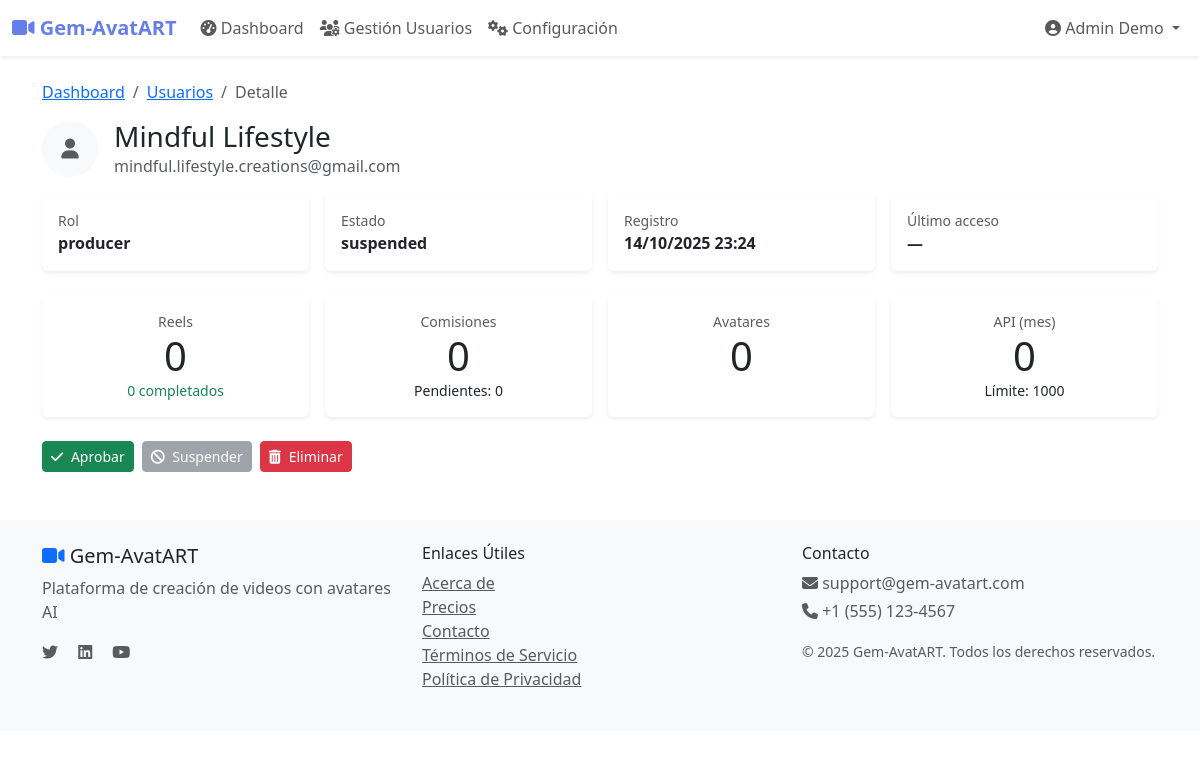
Page /admin/users/2 (signed in) on the earlier database version.
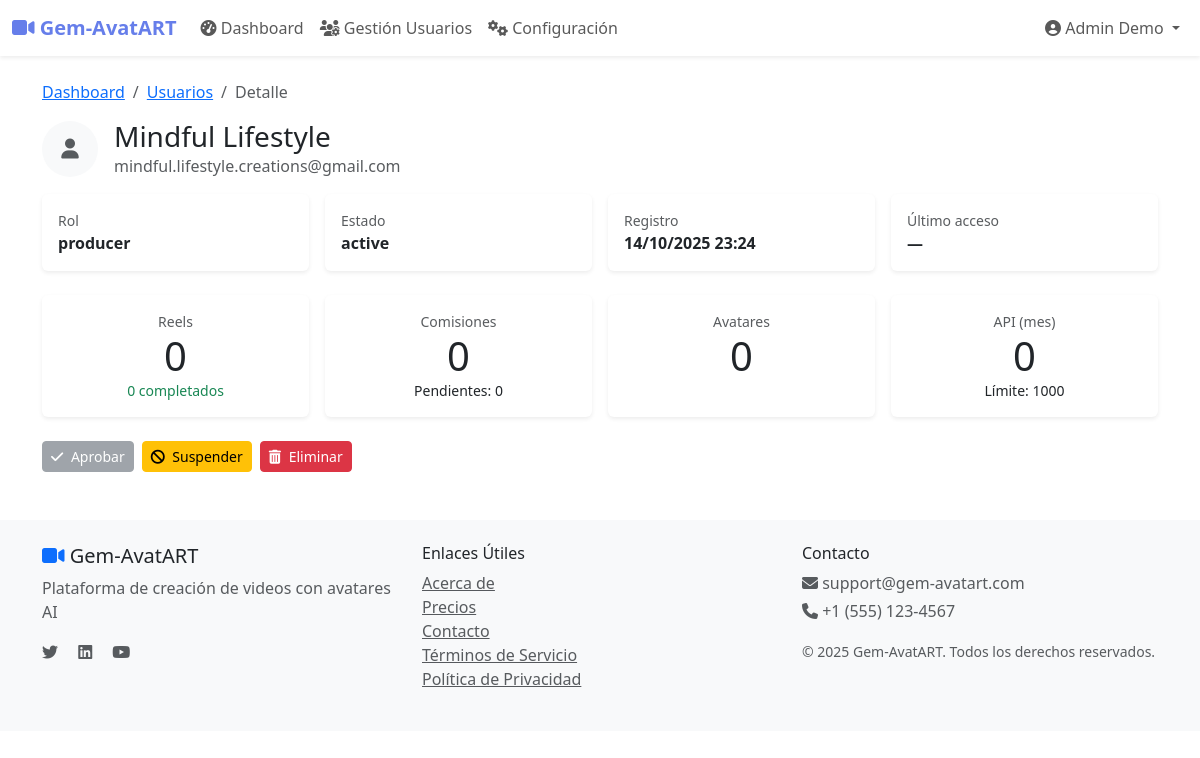
Same page on the later database version.
### app/models/user.py (models this page shows, shortened)
class User(UserMixin, db.Model):
    __tablename__ = 'users'
    id            = db.Column(db.Integer, primary_key = True)
    email         = db.Column(db.String(120), unique = True, nullable = False, index = True)
    username      = db.Column(db.String(80),  unique = True, nullable = False, index = True)
    password_hash = db.Column(db.String(128), nullable = False)
    first_name = db.Column(db.String(50), nullable = False)
    last_name  = db.Column(db.String(50), nullable = False)
    phone      = db.Column(db.String(20))
    avatar_url = db.Column(db.String(200))
    role        = db.Column(db.Enum(UserRole),   nullable = False, default = UserRole.FINAL_USER)
    status      = db.Column(db.Enum(UserStatus), nullable = False, default = UserStatus.PENDING)
    is_verified = db.Column(db.Boolean, default = False)
    country           = db.Column(db.String(100))
    city              = db.Column(db.String(100))
    professional_info = db.Column(db.Text)
    email_verified             = db.Column(db.Boolean, default=False)
    email_verification_token   = db.Column(db.String(100), unique=True, nullable=True)
    email_verification_sent_at = db.Column(db.DateTime, nullable=True)
    country           = db.Column(db.String(100))
    city              = db.Column(db.String(100))
    professional_info = db.Column(db.Text)
    email_verified             = db.Column(db.Boolean, default=False)
    email_verification_token   = db.Column(db.String(100), unique=True, nullable=True)
    email_verification_sent_at = db.Column(db.DateTime, nullable=True)
    created_at = db.Column(db.DateTime, default = datetime.utcnow)
    updated_at = db.Column(db.DateTime, default = datetime.utcnow, onupdate = datetime.utcnow)
    last_login = db.Column(db.DateTime)
    invited_by_id = db.Column(db.Integer, db.ForeignKey('users.id'), nullable = True)
    invited_by    = db.relationship('User', remote_side = [id], backref = 'invited_users')
    producer_profile = db.relationship('Producer', backref = 'user', uselist = False, cascade = 'all, delete-orphan')
    reels = db.relationship('Reel', foreign_keys = 'Reel.creator_id', backref = 'creator_user', lazy = 'dynamic')
    commissions_earned = db.relationship('Commission', backref = 'user', lazy='dynamic')
    @property
    def full_name(self):
        return f"{self.first_name} {self.last_name}"
    def is_admin(self):
        return self.role == UserRole.ADMIN
    def is_producer(self):
        return self.role == UserRole.PRODUCER
    def is_final_user(self):
        """
        Verifica si el usuario tiene rol de usuario final.

        Returns:
            bool: True si es usuario final, False en caso contrario

        Note:
            ✅ NUEVO - Reemplaza is_affiliate() según README
        """
        return self.role == UserRole.FINAL_USER
    is_affiliate = is_final_user

### app/routes/admin.py (the view)
@admin_bp.route('/users/<int:user_id>')
@login_required
@admin_required
def user_detail(user_id):
    user = User.query.get_or_404(user_id)
    user_stats = {
        'total_reels'       : user.reels.count(),
        'completed_reels'   : user.reels.filter_by(status=ReelStatus.COMPLETED).count(),
        'total_commissions' : user.commissions_earned.count(),
        'total_earnings'    : sum([c.amount for c in user.commissions_earned.filter_by(status=CommissionStatus.APPROVED)]),
        'pending_earnings'  : sum([c.amount for c in user.commissions_earned.filter_by(status=CommissionStatus.PENDING)])
    }
    if user.is_producer() and getattr(user, 'producer_profile', None):
        producer = user.producer_profile
        user_stats.update({
            'subproducers_count'  : getattr(producer, 'current_subproducers_count', 0) or 0,
            'affiliates_count'    : getattr(producer, 'current_affiliates_count', 0) or 0,
            'avatars_count'       : (producer.avatars.count() if hasattr(producer, 'avatars') and producer.avatars is not None else 0),
            'api_calls_this_month': getattr(producer, 'api_calls_this_month', 0) or 0,
            'monthly_api_limit'   : getattr(producer, 'monthly_api_limit', None),
        })
    return render_template('admin/user_detail.html', user=user, stats=user_stats)

### app/routes/admin.py (called while the page is built)
def admin_required(f):
    @wraps(f)
    def decorated_function(*args, **kwargs):
        if not current_user.is_authenticated or not current_user.is_admin():
            flash('Acceso denegado. Permisos de administrador requeridos.', 'error')
            return redirect(url_for('main.index'))
        return f(*args, **kwargs)
    return decorated_function

### app/templates/admin/user_detail.html (shortened to what the changed rows need)
{% extends "base.html" %}
{% block content %}
<div class="container my-4">
  <div class="d-flex align-items-center mb-3">
    <div>
      <h3 class="mb-0">
        {{ (user.first_name ~ ' ' ~ user.last_name)|trim if (user.first_name or user.last_name) else user.username }}
      </h3>
      <div class="text-muted">{{ user.email }}</div>
    </div>
  </div>
  <div class="row g-3 mb-4">
    <div class="col-6 col-md-3">
      <div class="card h-100">
        <div class="card-body">
          <div class="text-muted small">Rol</div>
          <div class="fw-semibold">{{ user.role.value if user.role else '—' }}</div>
        </div>
      </div>
    </div>
    <div class="col-6 col-md-3">
      <div class="card h-100">
        <div class="card-body">
          <div class="text-muted small">Estado</div>
          <div class="fw-semibold">{{ user.status.value if user.status else '—' }}</div>
        </div>
      </div>
    </div>
    <div class="col-6 col-md-3">
      <div class="card h-100">
        <div class="card-body">
          <div class="text-muted small">Registro</div>
          <div class="fw-semibold">{{ user.created_at.strftime('%d/%m/%Y %H:%M') if user.created_at else '—' }}</div>
        </div>
      </div>
    </div>
    <div class="col-6 col-md-3">
      <div class="card h-100">
        <div class="card-body">
          <div class="text-muted small">Último acceso</div>
          <div class="fw-semibold">{{ user.last_login.strftime('%d/%m/%Y %H:%M') if user.last_login else '—' }}</div>
        </div>
      </div>
    </div>
  </div>
  <div class="d-flex gap-2">
    <form method="post" action="{{ url_for('admin.suspend_user', user_id=user.id) }}">
      <button class="btn {% if user.status.value|lower == 'active' %}btn-warning{% else %}btn-secondary disabled{% endif %} btn-sm"
              {% if user.status.value|lower != 'active' %}disabled aria-disabled="true"{% endif %}>
        <i class="fas fa-ban me-1"></i> Suspender
      </button>
    </form>
  </div>
</div>
{% endblock %}

Differences in the rows shown:
changed User "Mindful Lifestyle": status "suspended" → "active"
